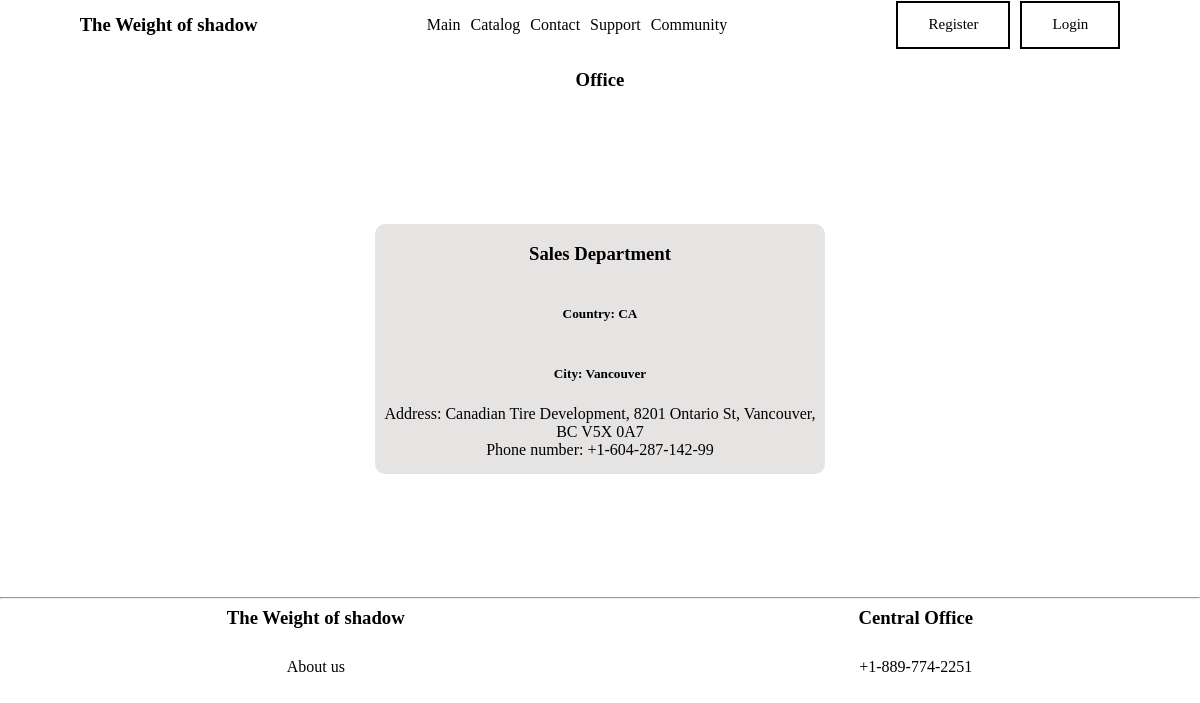
/contact/office/, run on the app's committed database.
### contact/models.py (models this page shows, shortened)
class office(models.Model):
    country = [
        ("CA","CA"),
        ("USA","USA")
    ]
    name = models.CharField(max_length=100, default='')
    type = models.CharField(max_length=3, choices=country, default='CA')  # Добавил max_length=3
    city = models.CharField(max_length=100, default='')
    address = models.CharField(max_length=200)
    phone_number = models.CharField(max_length=20)

### contact/views.py (the view)
# urls.py: path('office/', views.FunctionOffice, name='office'),
def FunctionOffice(request):
    list_office = office.objects.all()
    return render(request, 'contact/office.html', {'list_office': list_office})

### contact/templates/contact/office.html (shortened to what this page needs)
{% extends 'myapp/layout.html' %}
{% load static %}
{% block style_css %}
<link rel="stylesheet" href="{% static 'contact/css/contact.css' %}" />
{% endblock %}
{% block content %}
<h3>Office</h3>
<div class="main_keys">
{% for el in list_office %}
<div class="keys">
    <h3>{{el.name}}</h3>
   <h5>Country: {{el.type}}</h5>
   <h5>City: {{el.city}}</h5>
   <p>Address: {{el.address}}</p>
   <p>Phone number: {{el.phone_number}}</p>
</div>
{% endfor %}
</div>
{% endblock %}

### static/myapp/css/layout.css (style rules this page uses)
body { margin: 0; padding: 0; }
p { font-family: algerian; color: black; margin: 0; padding: 0; }
h3 { font-family: algerian; color: black; }

### contact/static/contact/css/contact.css (style rules this page uses)
h3 { text-align: center; }
h5 { font-family: algerian; color: black; }
.main_keys { min-height: 60vh; display: flex; flex-wrap: wrap; justify-content: center; align-items: center; gap: 20px; }
.keys { display: flex; width: 450px; height: 250px; flex-direction: column; background-color: rgb(230, 227, 227); border-radius: 10px; text-align: center; }

### data on the page
office: name "Sales Department", type "CA", city "Vancouver", address "Canadian Tire Development, 8201 Ontario St, Vancouver, BC V5X 0A7", phone_number "+1-604-287-142-99"
